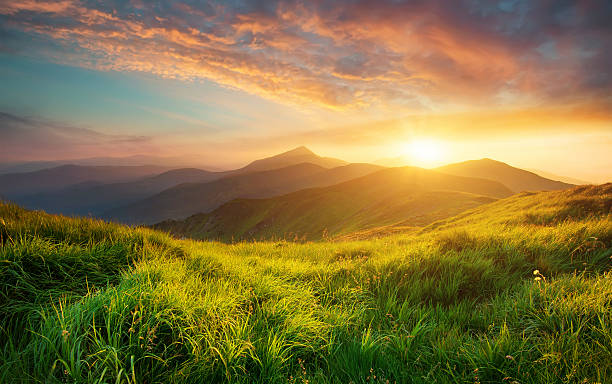
#> input picture img/img5.png, 612 x 384 px
$ python negative.py
#> lines starting #> are read from the running program, lines starting #| are printed output that depends on the picture
import cv2
import matplotlib.pyplot as plt

img_bgr = cv2.imread('img/img5.png', 1)
#> img_bgr is the input picture: shape (384, 612, 3); mean B, G, R 66.6, 117.5, 134.5
img_neg = 1 - img_bgr
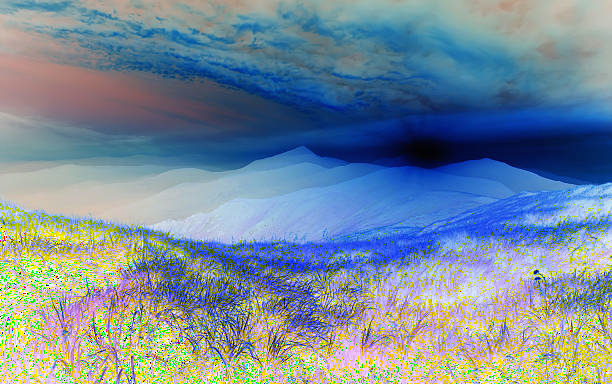
#> img_neg: shape (384, 612, 3); mean B, G, R 155.4, 139.1, 118.6
gray = cv2.imread('img/img5.png', 0)
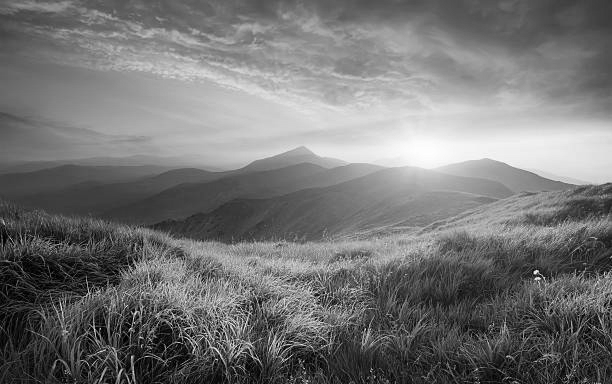
#> gray: shape (384, 612); min 0, max 254, mean 116.3
gray_negative = abs(255-gray)
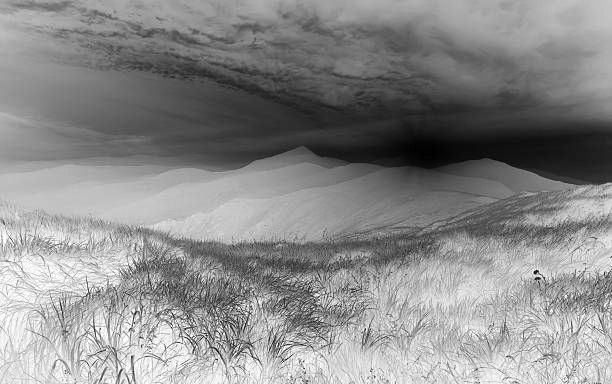
#> gray_negative: shape (384, 612); min 1, max 255, mean 138.7
imgs = [img_bgr, gray, img_neg, gray_negative]
title = ['coloured', 'gray', 'coloured-negative', 'gray-negative']

plt.subplot(2, 2, 1), plt.title(title[0])
plt.imshow(imgs[0]), plt.xticks([]), plt.yticks([])

plt.subplot(2, 2, 2), plt.title(title[1])
plt.imshow(imgs[1], cmap='gray'), plt.xticks([]), plt.yticks([])

plt.subplot(2, 2, 3), plt.title(title[2])
plt.imshow(imgs[2]), plt.xticks([]), plt.yticks([])

plt.subplot(2, 2, 4), plt.title(title[3])
plt.imshow(imgs[3], cmap='gray'), plt.xticks([]), plt.yticks([])

plt.show()
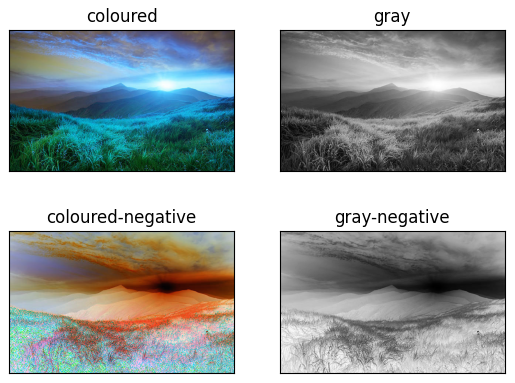
#> figure drawn by matplotlib, 4 panels; B, G, R data is drawn as R, G, B

$ run again, with img/img2.png copied over img/img5.png
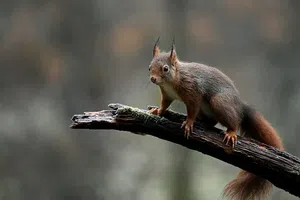
#> input picture img/img2.png, 300 x 200 px
#> img_bgr is the input picture: shape (200, 300, 3); mean B, G, R 80.4, 88.3, 90.7
#> `gray_negative = abs(255-gray)`:
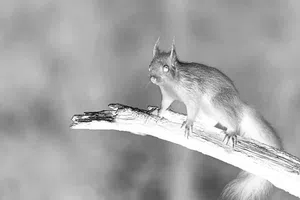
#> gray_negative: shape (200, 300); min 12, max 255, mean 167.4
#> `plt.show()`:
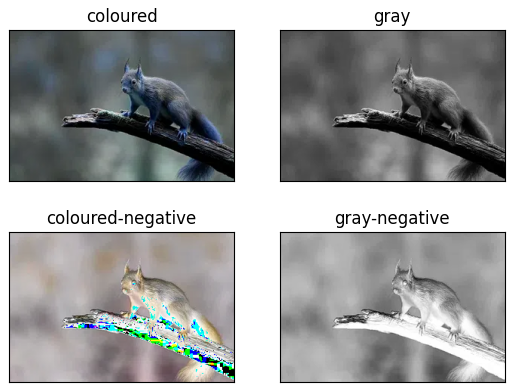
#> figure drawn by matplotlib, 4 panels; B, G, R data is drawn as R, G, B

$ run again, with img/img3.png copied over img/img5.png
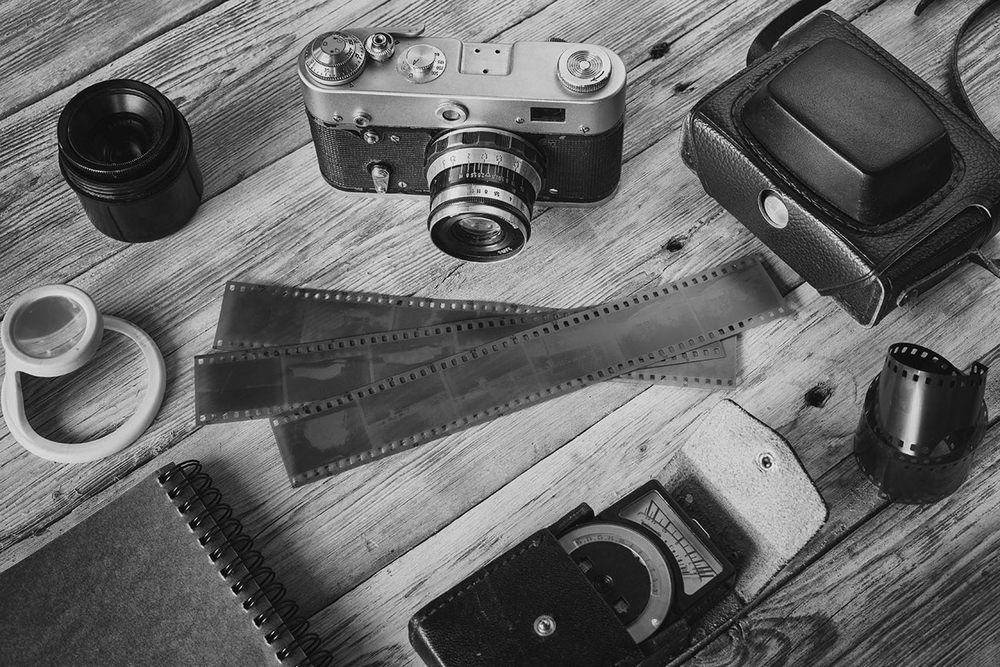
#> input picture img/img3.png, 1000 x 667 px, shrunk from 1300 x 867 before the run
#> img_bgr is the input picture: shape (667, 1000, 3); min 0, max 249, mean 103.4
#> `img_neg = 1 - img_bgr`:
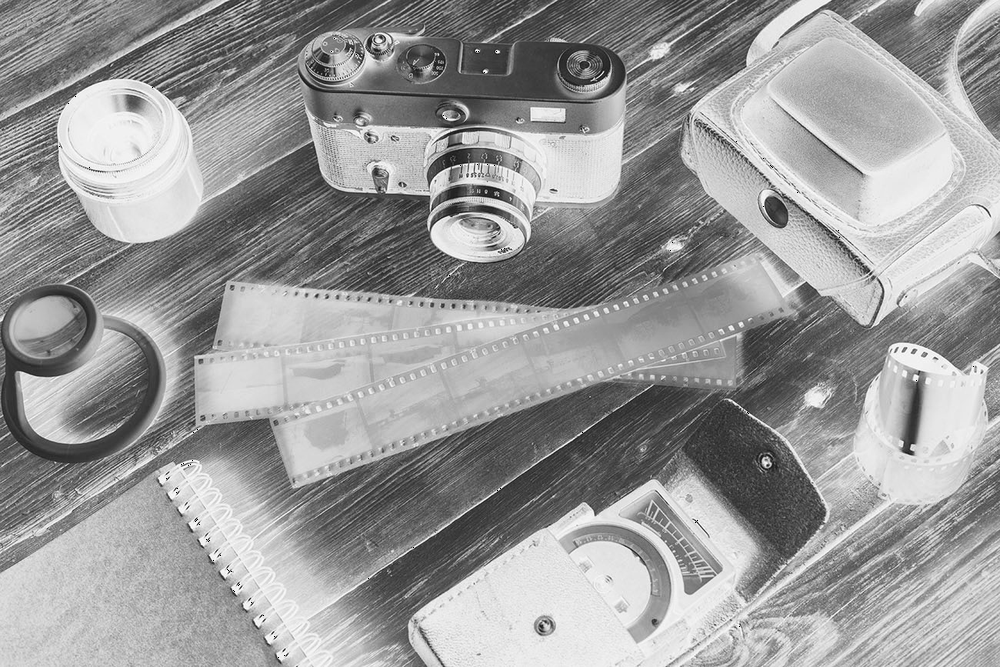
#> img_neg: shape (667, 1000, 3); min 0, max 255, mean 153.6
#> `plt.show()`:
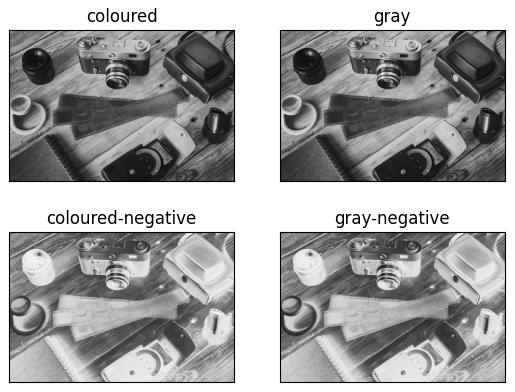
#> figure drawn by matplotlib, 4 panels

$ run again, with img/img4.png copied over img/img5.png
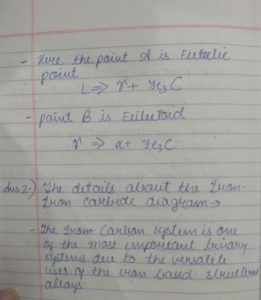
#> input picture img/img4.png, 261 x 300 px
#> img_bgr is the input picture: shape (300, 261, 3); mean B, G, R 157.3, 160.5, 160.7
#> `img_neg = 1 - img_bgr`:
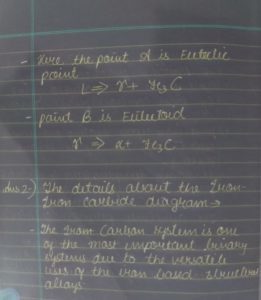
#> img_neg: shape (300, 261, 3); mean B, G, R 99.7, 96.5, 96.3
#> `plt.show()`:
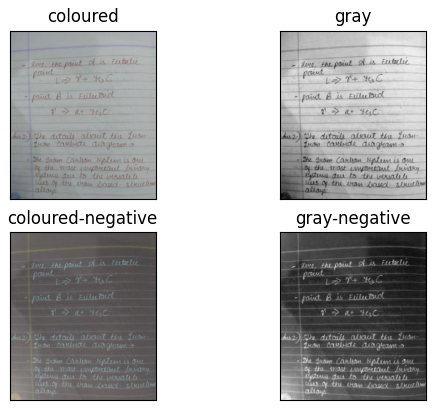
#> figure drawn by matplotlib, 4 panels; B, G, R data is drawn as R, G, B
